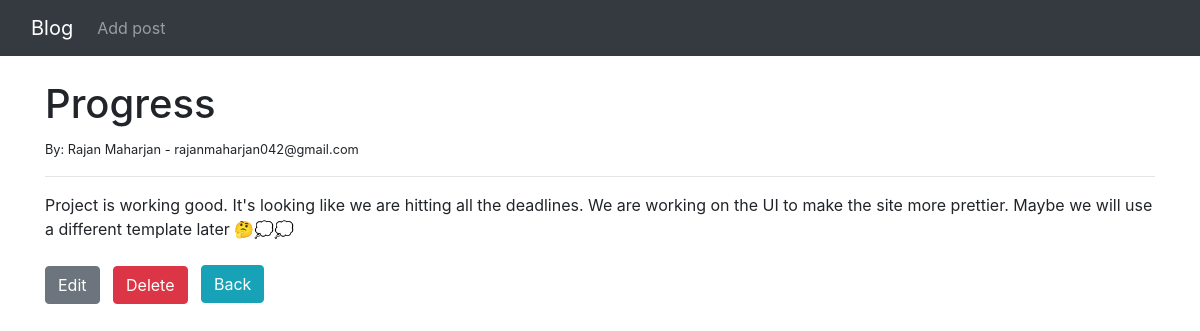
Page /article/3 on the committed database.
### blog/models.py (models this page shows, shortened)
class Post(models.Model):
    title = models.CharField(max_length=225)
    title_tag = models.CharField(max_length=255)
    author = models.ForeignKey(User, on_delete=models.CASCADE)
    body = models.TextField()

### blog/views.py (the view)
# urls.py: path('article/<int:pk>', ArticleDetailView.as_view(), name='article-details'),
class ArticleDetailView(DetailView):
    model = Post
    template_name = 'article_details.html'

### blog/templates/article_details.html (shortened to what this page needs)
{% extends "base.html" %}
{% block content %}
<h1>{{ post.title }}</h1>
<small>By: {{ post.author.first_name }} {{ post.author.last_name }} - {{ post.author.email }}</small>
<br>
<hr>
{{ post.body }}
<br>
<br>
<small><a href="{% url 'edit-post' post.pk %}" class="btn btn-secondary">Edit</a></small> &nbsp;
<small><a href="{% url 'delete-post' post.pk %}" class="btn btn-danger">Delete</a></small> &nbsp;
<a href="{% url 'home' %}" class="btn btn-info">Back</a>
{% endblock content %}

### rows in the picture
Post: title "Progress", author.first_name "Rajan", author.last_name "Maharjan", author.email "rajanmaharjan042@gmail.com", body "Project is working good. It's looking like we are hitting all the deadlines. We are working on the UI to make the site more prettier. Maybe we will use a different template later 🤔💭💭"
